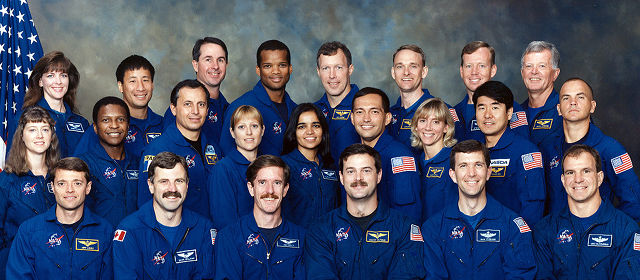
#> input picture src/test.jpg, 640 x 280 px
$ python face_detect.py test.jpg
#> lines starting #> are read from the running program, lines starting #| are printed output that depends on the picture
import sys
sys.path.append(r"C:\Users\USER\Anaconda3\Lib\site-packages")

import cv2

#the program takes 1 parameter
#if len(sys.argv) != 2:
#    sys.exit("argument error")

#Reading input for image path
imagePath = "test.jpg";

cascPath = "haarcascade_frontalface_default.xml"

#Apply the classifier
faceCascade = cv2.CascadeClassifier(cascPath)

# Read the image
image = cv2.imread(imagePath)
#> image is the input picture: shape (280, 640, 3); mean B, G, R 102.4, 79.3, 71.3
gray = cv2.cvtColor(image, cv2.COLOR_BGR2GRAY)
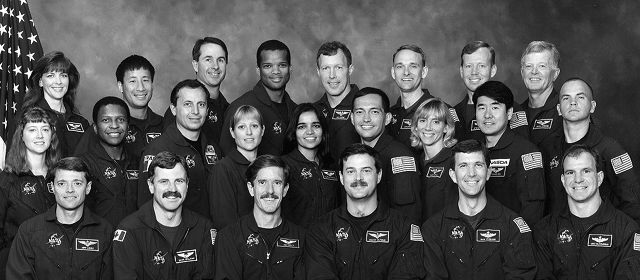
#> gray: shape (280, 640); min 0, max 255, mean 79.5


# Now we find the faces in the image. If faces are found, it returns the positions of detected faces as Rect(x,y,w,h).
faces = faceCascade.detectMultiScale(
    gray,
    scaleFactor=1.1,
    minNeighbors=5,
    minSize=(30, 30),
    flags = cv2.CASCADE_SCALE_IMAGE
)
#> faces = 23 rows, first 6: [195, 45, 38, 38], [258, 51, 37, 37], [314, 53, 38, 38], [387, 50, 42, 42], [458, 52, 36, 36], [517, 52, 37, 37]

s_img = cv2.imread("small_test.jpg")
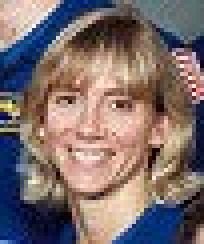
#> input picture src/small_test.jpg, 51 x 61 px (shown 4 times larger)
#> s_img is the input picture: shape (61, 51, 3); mean B, G, R 108.4, 109.4, 125.1


# Draw a rectangle around the faces
for (x, y, w, h) in faces:
    cv2.rectangle(image, (x, y), (x+w, y+h), (0, 255, 0), 2)
    image[y:y+s_img.shape[0], x:x+s_img.shape[1]] = s_img
#> this loop made 23 passes
#> (x, y, w, h) on passes 1 to 12: (195, 45, 38, 38), (258, 51, 37, 37), (314, 53, 38, 38), (387, 50, 42, 42), (458, 52, 36, 36), (517, 52, 37, 37), (39, 62, 35, 35), (120, 66, 37, 37), (551, 81, 45, 45), (173, 89, 42, 42), (469, 93, 37, 37), (346, 95, 42, 42)
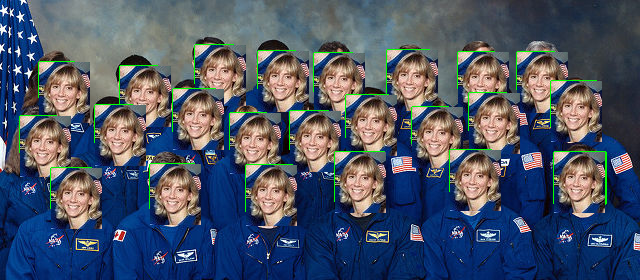
#> image: shape (280, 640, 3); mean B, G, R 103.1, 85.3, 75.5


cv2.imshow("Faces found", image)

cv2.waitKey(0)
